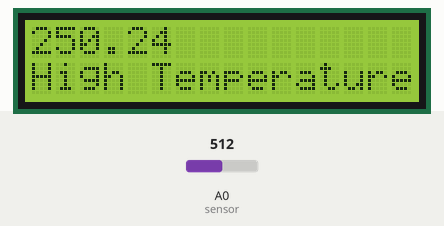
Recording of a sketch running on a simulated Arduino Uno, built with avr-gcc and run on an emulated ATmega328P. On the bench: 16×2 character LCD. The test bench sets the inputs (shaded band); at power-on: A0 (sensor) = 512.

Above: at 1.2 s.
1.3 s: A0 (sensor) set to 107
At 2.4 s:
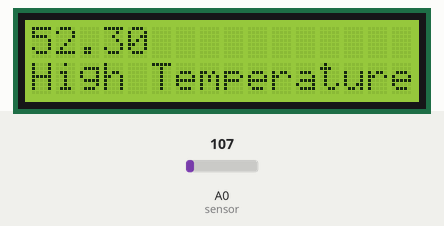
3.0 s: A0 (sensor) set to 97
At 4.1 s:
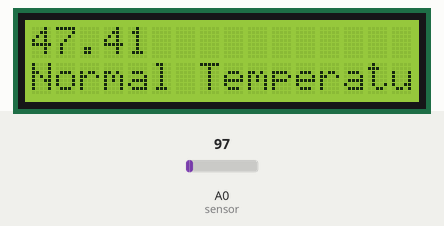
4.6 s: A0 (sensor) set to 122
At 5.9 s:
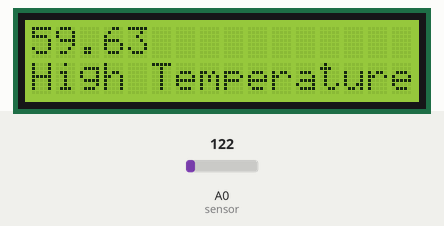
Timing chart, 0 to 7.6 s (numbered marks = the images above; inputs shaded):
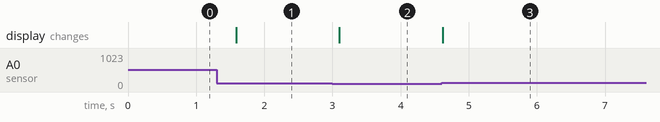

Measured:
- the behaviour switches between 103 and 102 on A0 (sensor) (found by bisection; images 1 and 2)
- after the input at 1.3 s, the display: changes after 0.29 s (image 1)
- after the input at 3.0 s, the display: changes after 0.10 s (image 2)
- after the input at 4.6 s, the display: changes at once (image 3)

The sketch:

lm35.ino
```cpp
#include<LiquidCrystal.h>
int RS=12;
int EN=11;
int D0=6;
int D1=5;
int D2=4;
int D3=3;
LiquidCrystal lcd(12,11,6,5,4,3);
int sensor=A0;
float vout;
float tempC;

void setup()
{
  Serial.begin(9600);
  lcd.begin(16,2);
  pinMode(sensor,INPUT);
}

void loop()
{
vout=analogRead(sensor);
vout=(vout*500)/1023;
tempC=vout;
lcd.clear();
lcd.print(vout);
  if(tempC>50)
  {
    lcd.setCursor(0,1);
    lcd.print("High Temperature");
  }
  else
  {
    lcd.setCursor(0,1);
    lcd.print("Normal Temperature");
  }
delay(500);
}
```
